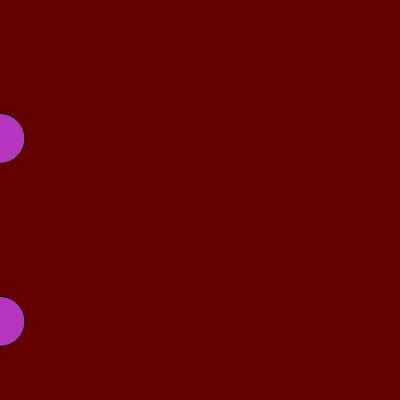
Frame 1 (no input)
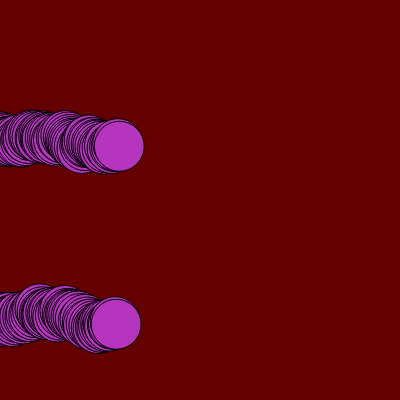
Frame 60 (no input)
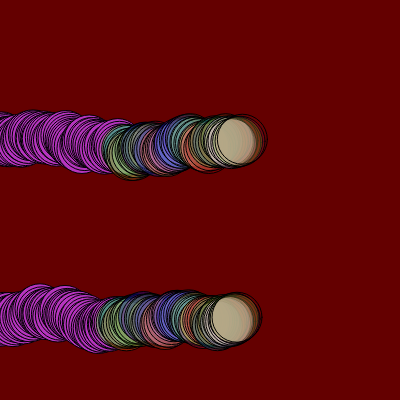
Frame 120 (the mouse pressed at the canvas centre since frame 60)

The p5.js sketch that drew these frames (run headless with seeded random() and noise() and a simulated clock; from frame 60 on, the mouse is pressed at the canvas centre):

// p5.js sketch
// ── sketch.js
let cor;
let posicaoHorizontal; // x
let posicaoVertical; // y

let posicaoHorizontal2; // x
let posicaoVertical2; // y



function setup() {
  createCanvas(400, 400);
   background(color(100,0,0));
  cor = color(random(0,255), random(0,255), random(0,255));
  posicaoHorizontal = 0;
  posicaoVertical = random(height);
  posicaoHorizontal2 = 0;
  posicaoVertical2 = random(height);
}


function draw() {
 
  fill(cor);
  circle(posicaoHorizontal,posicaoVertical,50);
  circle(posicaoHorizontal2,posicaoVertical2,50);
 
  posicaoHorizontal += random(1,3);
  posicaoVertical += random(-3, 3);
 posicaoHorizontal2 += random(1,3);
posicaoVertical2 += random(-3, 3);
 
 
  if (mouseIsPressed){
    cor = color(random(0,255), random(0,255), random(0,255), random(0,100));
  }
   
}
